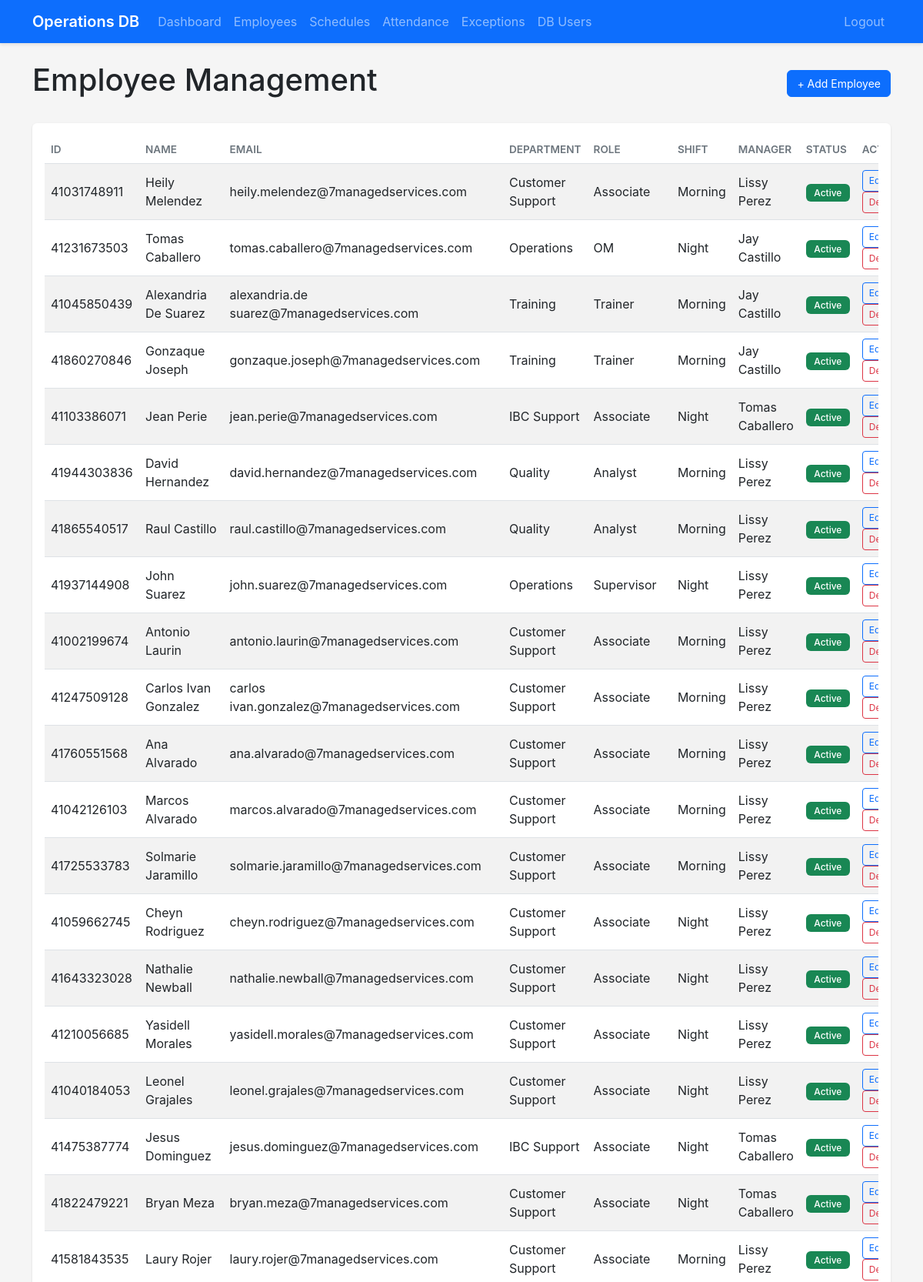
Page /employees (signed in, upper part) on the committed database.
### app/models.py (models this page shows, shortened)
class Employee(db.Model):
    __tablename__ = 'employees'
    employee_id = db.Column(db.BigInteger, primary_key=True)
    first_name = db.Column(db.String(100), nullable=False)
    last_name = db.Column(db.String(100), nullable=False)
    full_name = db.Column(db.String(200), nullable=False)
    company_email = db.Column(db.String(150), nullable=False, unique=True)
    access_card = db.Column(db.String(50))
    token_serial = db.Column(db.String(100))
    building_card = db.Column(db.String(50))
    batch = db.Column(db.String(20), nullable=False)
    agent_id = db.Column(db.BigInteger)
    bo_user = db.Column(db.String(50))
    axonify = db.Column(db.String(50))
    supervisor = db.Column(db.String(100), nullable=False)
    manager = db.Column(db.String(100), nullable=False)
    tier = db.Column(db.Integer)
    shift = db.Column(db.String(20), nullable=False)
    department = db.Column(db.String(50), nullable=False)
    role = db.Column(db.String(50), nullable=False)
    hire_date = db.Column(db.Date, nullable=False)
    phase_1_date = db.Column(db.Date)
    phase_2_date = db.Column(db.Date)
    phase_3_date = db.Column(db.Date)
    status = db.Column(db.String(20), nullable=False, default='Active')
    attrition_date = db.Column(db.Date)
    created_at = db.Column(db.DateTime, default=datetime.utcnow)
    updated_at = db.Column(db.DateTime, default=datetime.utcnow, onupdate=datetime.utcnow)
    attendances = db.relationship('Attendance', backref='employee', lazy='dynamic')
    leave_requests = db.relationship('LeaveRequest', foreign_keys='LeaveRequest.employee_id', backref='employee', lazy='dynamic')
    schedule_changes_as_employee = db.relationship('ScheduleChange', foreign_keys='ScheduleChange.employee_id', backref='employee', lazy='dynamic')
    schedule_changes_as_replacement = db.relationship('ScheduleChange', foreign_keys='ScheduleChange.replacement_id', backref='replacement_employee', lazy='dynamic')
    rewards_earned = db.relationship('EmployeeReward', foreign_keys='EmployeeReward.employee_id', backref='employee', lazy='dynamic')
    exceptions = db.relationship('ExceptionRecord', foreign_keys='ExceptionRecord.employee_id', backref='employee', lazy='dynamic')

### app/routes/admin.py (the view, shortened to what this page needs)
@bp.route('/employees', methods=['GET', 'POST'])
@login_required
def employees():
    departments = AdminOptions.query.filter_by(category='department', is_active=True).all()
    roles = AdminOptions.query.filter_by(category='role', is_active=True).all()
    shifts = AdminOptions.query.filter_by(category='shift', is_active=True).all()
    statuses = AdminOptions.query.filter_by(category='status', is_active=True).all()
    employees_list = Employee.query.all()
    return render_template('employees.html',
                         employees=employees_list,
                         departments=departments,
                         roles=roles,
                         shifts=shifts,
                         statuses=statuses)

### app/models.py (called while the page is built)
@login_manager.user_loader
def load_user(user_id):
    from app.models import User, DBUser
    user = User.query.get(int(user_id))
    if user:
        return user
    return DBUser.query.get(int(user_id))

### app/templates/employees.html (shortened to what this page needs)
<!DOCTYPE html>
<html lang="en">
<head>
    <link href="https://cdn.jsdelivr.net/npm/bootstrap@5.3.0/dist/css/bootstrap.min.css" rel="stylesheet">
    <link rel="stylesheet" href="{{ url_for('static', filename='css/style.css') }}">
</head>
<body>
    <nav class="navbar navbar-expand-lg navbar-dark bg-primary">
        <div class="container">
            <a class="navbar-brand" href="/">Operations DB</a>
            <div class="collapse navbar-collapse" id="navbarNav">
                <ul class="navbar-nav">
                    <li class="nav-item">
                        <a class="nav-link" href="/dashboard">Dashboard</a>
                    </li>
                    <li class="nav-item">
                        <a class="nav-link" href="/employees">Employees</a>
                    </li>
                    <li class="nav-item">
                        <a class="nav-link" href="/schedules">Schedules</a>
                    </li>
                    <li class="nav-item">
                        <a class="nav-link" href="/attendance">Attendance</a>
                    </li>
                    <li class="nav-item">
                        <a class="nav-link" href="/exceptions">Exceptions</a>
                    </li>
                    <li class="nav-item">
                        <a class="nav-link" href="/db_users">DB Users</a>
                    </li>
                </ul>
                <ul class="navbar-nav ms-auto">
                    <li class="nav-item">
                        <a class="nav-link" href="/logout">Logout</a>
                    </li>
                </ul>
            </div>
        </div>
    </nav>
    <div class="container mt-4">
        <div class="d-flex justify-content-between align-items-center mb-4">
            <h1>Employee Management</h1>
            <button class="btn btn-primary" data-bs-toggle="modal" data-bs-target="#addEmployeeModal">
                + Add Employee
            </button>
        </div>
        <div class="card">
            <div class="card-body">
                <div class="table-responsive">
                    <table class="table table-striped table-hover">
                        <thead>
                            <tr>
                                <th>ID</th>
                                <th>Name</th>
                                <th>Email</th>
                                <th>Department</th>
                                <th>Role</th>
                                <th>Shift</th>
                                <th>Manager</th>
                                <th>Status</th>
                                <th>Actions</th>
                            </tr>
                        </thead>
                        <tbody>
                            {% for employee in employees %}
                            <tr>
                                <td>{{ employee.employee_id }}</td>
                                <td>{{ employee.full_name }}</td>
                                <td>{{ employee.company_email }}</td>
                                <td>{{ employee.department }}</td>
                                <td>{{ employee.role }}</td>
                                <td>{{ employee.shift }}</td>
                                <td>{{ employee.manager }}</td>
                                <td><span class="badge bg-{{ 'success' if employee.status == 'Active' else 'secondary' }}">{{ employee.status }}</span></td>
                                <td>
                                    <button class="btn btn-sm btn-outline-primary" onclick="editEmployee({{ employee.employee_id }})">Edit</button>
                                    <button class="btn btn-sm btn-outline-danger" onclick="deleteEmployee({{ employee.employee_id }})">Delete</button>
                                </td>
                            </tr>
                            {% endfor %}
                        </tbody>
                    </table>
                </div>
            </div>
        </div>
    </div>
</body>
</html>

### app/static/css/style.css (style rules this page uses)
:root { --primary-color: #0d6efd; --secondary-color: #6c757d; --success-color: #198754; --danger-color: #dc3545; --warning-color: #ffc107; --info-color: #0dcaf0; --light-color: #f8f9fa; --dark-color: #212529; }
body { font-family: -apple-system, BlinkMacSystemFont, 'Segoe UI', Roboto, 'Helvetica Neue', Arial, sans-serif; background-color: #f5f5f5; }
.navbar { box-shadow: 0 2px 4px rgba(0, 0, 0, 0.1); }
.navbar-brand { font-weight: 600; font-size: 1.25rem; }
.card { box-shadow: 0 1px 3px rgba(0, 0, 0, 0.1); border: none; margin-bottom: 1rem; }
.table { margin-bottom: 0; }
.table th { font-weight: 600; text-transform: uppercase; font-size: 0.85rem; color: #6c757d; }
.table td { vertical-align: middle; }
.btn { font-size: 0.875rem; }
.btn-sm { font-size: 0.75rem; }
.badge { font-weight: 500; padding: 0.35rem 0.65rem; }

### rows in the picture
Employee: employee_id "41031748911", full_name "Heily Melendez", company_email "heily.melendez@7managedservices.com", department "Customer Support", role "Associate", shift "Morning", manager "Lissy Perez", status "Active"
Employee: employee_id "41231673503", full_name "Tomas Caballero", company_email "tomas.caballero@7managedservices.com", department "Operations", role "OM", shift "Night", manager "Jay Castillo", status "Active"
Employee: employee_id "41045850439", full_name "Alexandria De Suarez", company_email "alexandria.de suarez@7managedservices.com", department "Training", role "Trainer", shift "Morning", manager "Jay Castillo", status "Active"
Employee: employee_id "41860270846", full_name "Gonzaque Joseph", company_email "gonzaque.joseph@7managedservices.com", department "Training", role "Trainer", shift "Morning", manager "Jay Castillo", status "Active"
Employee: employee_id "41103386071", full_name "Jean Perie", company_email "jean.perie@7managedservices.com", department "IBC Support", role "Associate", shift "Night", manager "Tomas Caballero", status "Active"
Employee: employee_id "41944303836", full_name "David Hernandez", company_email "david.hernandez@7managedservices.com", department "Quality", role "Analyst", shift "Morning", manager "Lissy Perez", status "Active"
Employee: employee_id "41865540517", full_name "Raul Castillo", company_email "raul.castillo@7managedservices.com", department "Quality", role "Analyst", shift "Morning", manager "Lissy Perez", status "Active"
Employee: employee_id "41937144908", full_name "John Suarez", company_email "john.suarez@7managedservices.com", department "Operations", role "Supervisor", shift "Night", manager "Lissy Perez", status "Active"
Employee: employee_id "41002199674", full_name "Antonio Laurin", company_email "antonio.laurin@7managedservices.com", department "Customer Support", role "Associate", shift "Morning", manager "Lissy Perez", status "Active"
Employee: employee_id "41247509128", full_name "Carlos Ivan Gonzalez", company_email "carlos ivan.gonzalez@7managedservices.com", department "Customer Support", role "Associate", shift "Morning", manager "Lissy Perez", status "Active"
Employee: employee_id "41760551568", full_name "Ana Alvarado", company_email "ana.alvarado@7managedservices.com", department "Customer Support", role "Associate", shift "Morning", manager "Lissy Perez", status "Active"
Employee: employee_id "41042126103", full_name "Marcos Alvarado", company_email "marcos.alvarado@7managedservices.com", department "Customer Support", role "Associate", shift "Morning", manager "Lissy Perez", status "Active"
Employee: employee_id "41725533783", full_name "Solmarie Jaramillo", company_email "solmarie.jaramillo@7managedservices.com", department "Customer Support", role "Associate", shift "Morning", manager "Lissy Perez", status "Active"
Employee: employee_id "41059662745", full_name "Cheyn Rodriguez", company_email "cheyn.rodriguez@7managedservices.com", department "Customer Support", role "Associate", shift "Night", manager "Lissy Perez", status "Active"
Employee: employee_id "41643323028", full_name "Nathalie Newball", company_email "nathalie.newball@7managedservices.com", department "Customer Support", role "Associate", shift "Night", manager "Lissy Perez", status "Active"
Employee: employee_id "41210056685", full_name "Yasidell Morales", company_email "yasidell.morales@7managedservices.com", department "Customer Support", role "Associate", shift "Night", manager "Lissy Perez", status "Active"
Employee: employee_id "41040184053", full_name "Leonel Grajales", company_email "leonel.grajales@7managedservices.com", department "Customer Support", role "Associate", shift "Night", manager "Lissy Perez", status "Active"
Employee: employee_id "41475387774", full_name "Jesus Dominguez", company_email "jesus.dominguez@7managedservices.com", department "IBC Support", role "Associate", shift "Night", manager "Tomas Caballero", status "Active"
Employee: employee_id "41822479221", full_name "Bryan Meza", company_email "bryan.meza@7managedservices.com", department "Customer Support", role "Associate", shift "Night", manager "Tomas Caballero", status "Active"
Employee: employee_id "41581843535", full_name "Laury Rojer", company_email "laury.rojer@7managedservices.com", department "Customer Support", role "Associate", shift "Morning", manager "Lissy Perez", status "Active"
